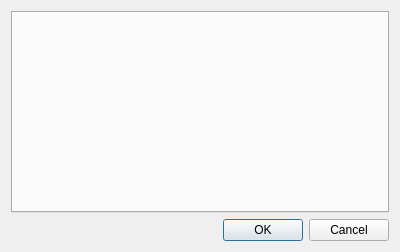
<?xml version="1.0" encoding="UTF-8"?>
<ui version="4.0">
 <class>StepperSettingsDialog</class>
 <widget class="QDialog" name="StepperSettingsDialog">
  <property name="geometry">
   <rect>
    <x>0</x>
    <y>0</y>
    <width>400</width>
    <height>252</height>
   </rect>
  </property>
  <property name="windowTitle">
   <string>Stepper Settings</string>
  </property>
  <layout class="QGridLayout" name="gridLayout">
   <item row="0" column="0">
    <widget class="QTabWidget" name="tabWidgetStepperSettings"/>
   </item>
   <item row="1" column="0">
    <widget class="QDialogButtonBox" name="buttonBox">
     <property name="orientation">
      <enum>Qt::Horizontal</enum>
     </property>
     <property name="standardButtons">
      <set>QDialogButtonBox::Cancel|QDialogButtonBox::Ok</set>
     </property>
    </widget>
   </item>
  </layout>
 </widget>
 <resources/>
 <connections>
  <connection>
   <sender>buttonBox</sender>
   <signal>accepted()</signal>
   <receiver>StepperSettingsDialog</receiver>
   <slot>accept()</slot>
   <hints>
    <hint type="sourcelabel">
     <x>248</x>
     <y>254</y>
    </hint>
    <hint type="destinationlabel">
     <x>157</x>
     <y>274</y>
    </hint>
   </hints>
  </connection>
  <connection>
   <sender>buttonBox</sender>
   <signal>rejected()</signal>
   <receiver>StepperSettingsDialog</receiver>
   <slot>reject()</slot>
   <hints>
    <hint type="sourcelabel">
     <x>316</x>
     <y>260</y>
    </hint>
    <hint type="destinationlabel">
     <x>286</x>
     <y>274</y>
    </hint>
   </hints>
  </connection>
 </connections>
</ui>
